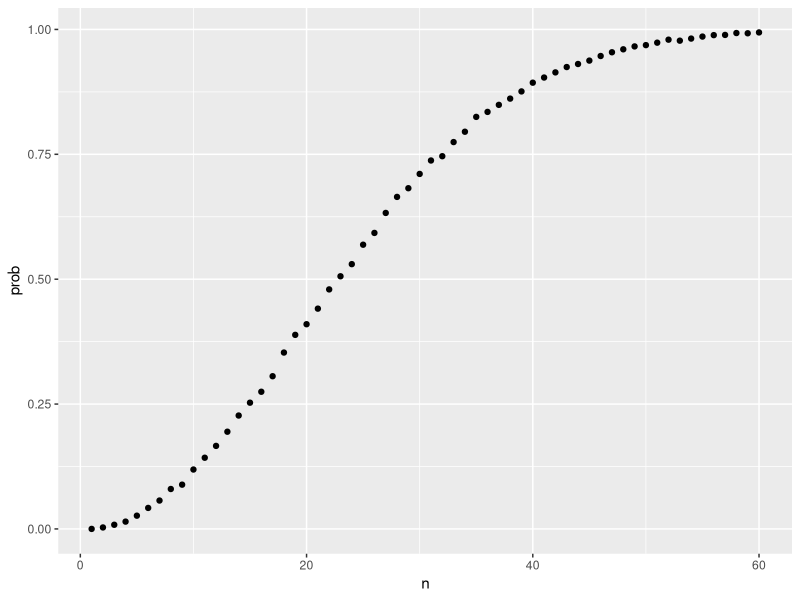
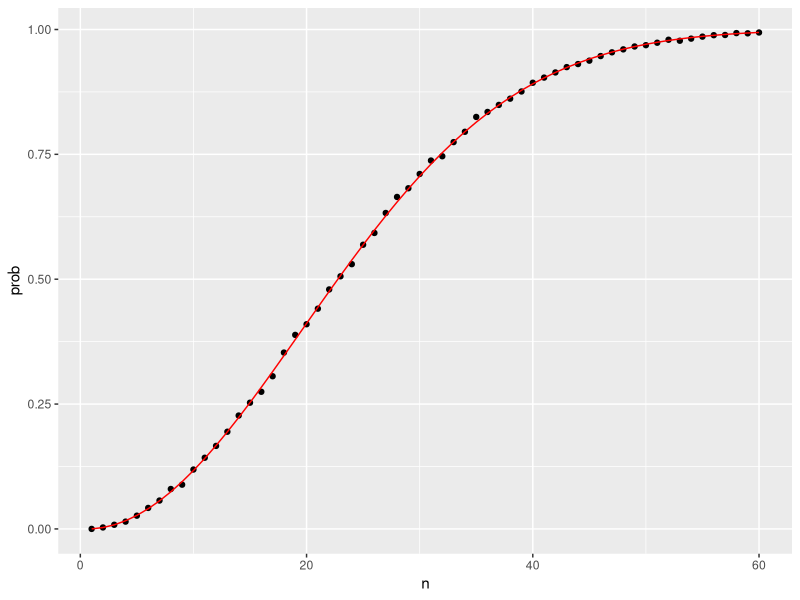
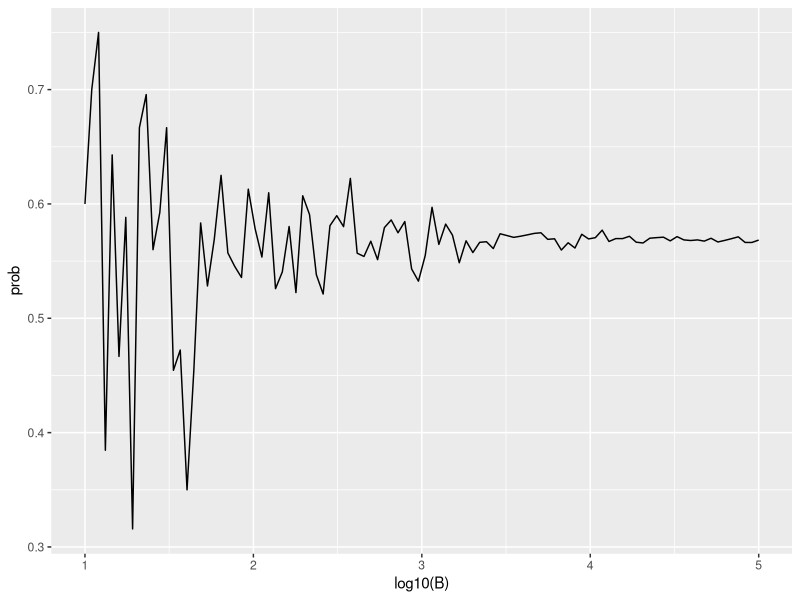
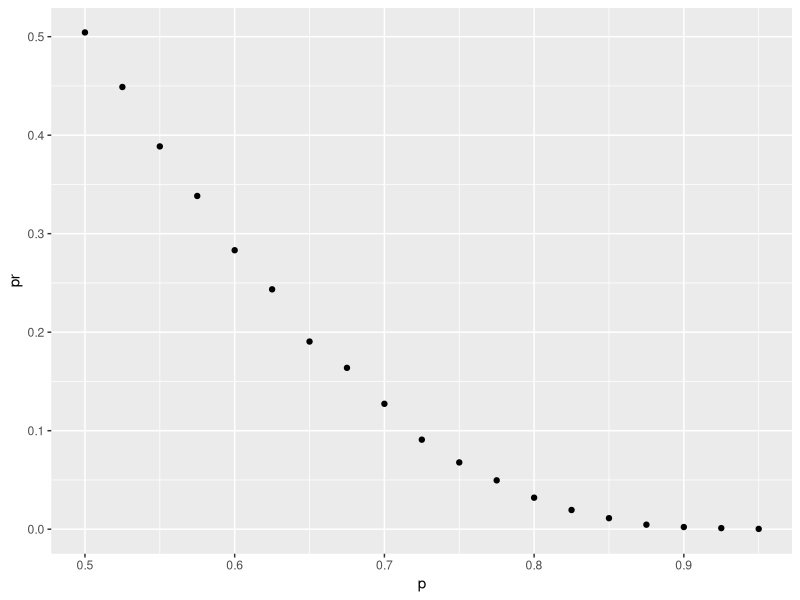
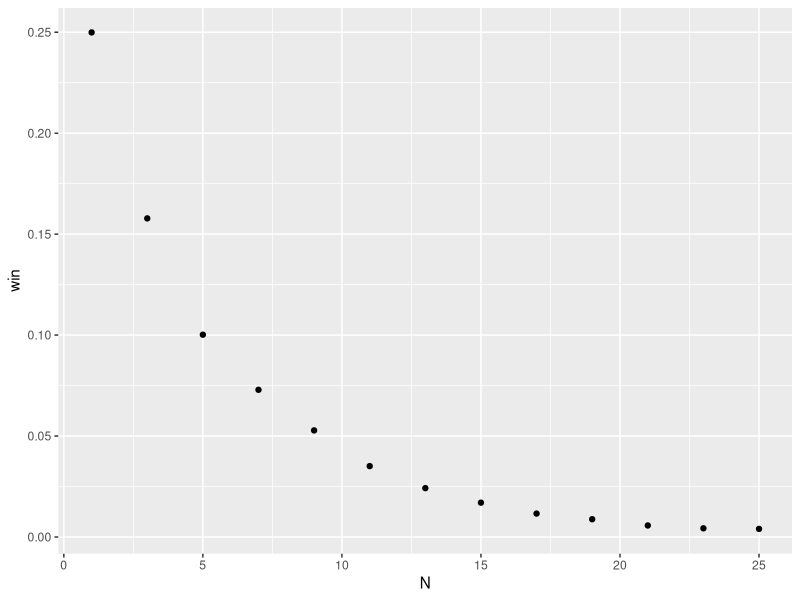
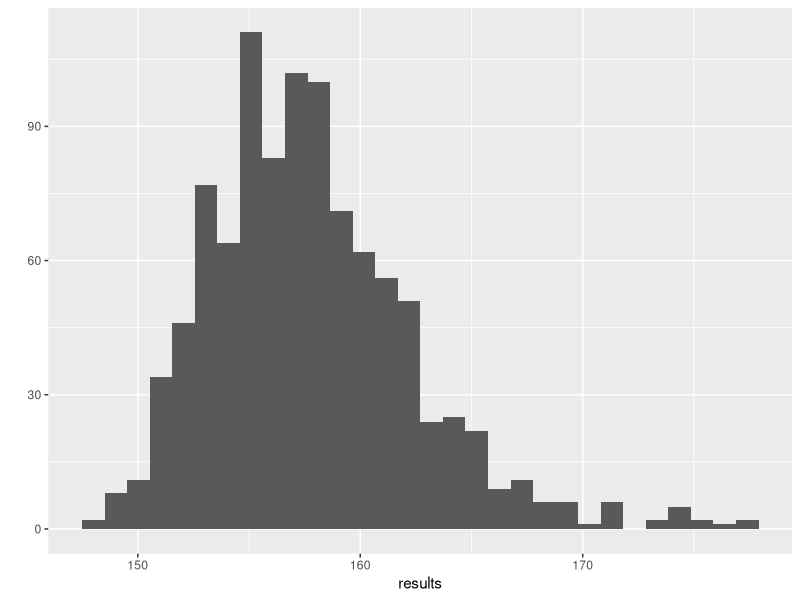

The R source for these figures, in order:
## ---- chunk 1
install.packages("tidyverse")
library(tidyverse)
## ---- chunk 2
number <- "Three"
suit <- "Hearts"
paste(number, suit)
## ---- chunk 3
paste(letters[1:5], as.character(1:5))
## ---- chunk 4
expand.grid(pants = c("blue", "black"), shirt = c("white", "grey", "plaid"))
## ---- chunk 5
suits <- c("Diamonds", "Clubs", "Hearts", "Spades")
numbers <- c("Ace", "Deuce", "Three", "Four", "Five", "Six", "Seven", 
             "Eight", "Nine", "Ten", "Jack", "Queen", "King")
deck <- expand.grid(number=numbers, suit=suits)
deck <- paste(deck$number, deck$suit)
## ---- chunk 6
kings <- paste("King", suits)
mean(deck %in% kings)
#> [1] 0.0769
## ---- chunk 7
install.packages("gtools")
library(gtools)
permutations(3, 2)
## ---- chunk 8
all_phone_numbers <- permutations(10, 7, v = 0:9)
n <- nrow(all_phone_numbers)
index <- sample(n, 5)
all_phone_numbers[index,]
## ---- chunk 9
hands <- permutations(52, 2, v = deck)
## ---- chunk 10
first_card <- hands[,1]
second_card <- hands[,2]
## ---- chunk 11
kings <- paste("King", suits)
sum(first_card %in% kings)
## ---- chunk 12
sum(first_card%in%kings & second_card%in%kings) / sum(first_card%in%kings)
## ---- chunk 13
mean(first_card%in%kings & second_card%in%kings) / mean(first_card%in%kings)
## ---- chunk 14
combinations(3,2)
## ---- chunk 15
aces <- paste("Ace", suits)

facecard <- c("King", "Queen", "Jack", "Ten")
facecard <- expand.grid(number = facecard, suit = suits)
facecard <- paste(facecard$number, facecard$suit)

hands <- combinations(52, 2, v = deck)
mean(hands[,1] %in% aces & hands[,2] %in% facecard)
## ---- chunk 16
mean((hands[,1] %in% aces & hands[,2] %in% facecard) |
       (hands[,2] %in% aces & hands[,1] %in% facecard))
## ---- chunk 17
hand <- sample(deck, 2)
hand
## ---- chunk 18
(hands[1] %in% aces & hands[2] %in% facecard) | 
  (hands[2] %in% aces & hands[1] %in% facecard)
## ---- chunk 19
blackjack <- function(){
   hand <- sample(deck, 2)
  (hand[1] %in% aces & hand[2] %in% facecard) | 
    (hand[2] %in% aces & hand[1] %in% facecard)
}
## ---- chunk 20
blackjack()
## ---- chunk 21
B <- 10000
results <- replicate(B, blackjack())
mean(results)
## ---- chunk 22
B <- 10000
monty_hall <- function(strategy){
  doors <- as.character(1:3)
  prize <- sample(c("car", "goat", "goat"))
  prize_door <- doors[prize == "car"]
  my_pick  <- sample(doors, 1)
  show <- sample(doors[!doors %in% c(my_pick, prize_door)],1)
  stick <- my_pick
  stick == prize_door
  switch <- doors[!doors%in%c(my_pick, show)]
  choice <- ifelse(strategy == "stick", stick, switch)
  choice == prize_door
}
stick <- replicate(B, monty_hall("stick"))
mean(stick)
switch <- replicate(B, monty_hall("switch"))
mean(switch)
## ---- chunk 23
n <- 50
bdays <- sample(1:365, n, replace = TRUE)
## ---- chunk 24
duplicated(c(1,2,3,1,4,3,5))
## ---- chunk 25
any(duplicated(bdays))
## ---- chunk 26
B <- 10000
same_birthday <- function(n){
  bdays <- sample(1:365, n, replace=TRUE)
  any(duplicated(bdays))
}
results <- replicate(B, same_birthday(50))
mean(results)
#> [1] 0.969
## ---- chunk 27
compute_prob <- function(n, B=10000){
  results <- replicate(B, same_birthday(n))
  mean(results)
}
## ---- chunk 28
n <- seq(1,60)
prob <- sapply(n, compute_prob)
## ---- chunk 29
library(tidyverse)
prob <- sapply(n, compute_prob)
qplot(n, prob)
## ---- chunk 30
exact_prob <- function(n){
  prob_unique <- seq(365,365-n+1)/365 
  1 - prod( prob_unique)
}
eprob <- sapply(n, exact_prob)
qplot(n, prob) + geom_line(aes(n, eprob), col = "red")
## ---- chunk 31
B <- 10^seq(1, 5, len = 100)
compute_prob <- function(B, n=25){
  same_day <- replicate(B, same_birthday(n))
  mean(same_day)
}
prob <- sapply(B, compute_prob)
qplot(log10(B), prob, geom = "line")
## ---- chunk 32
3/(3+5+7)
## ---- chunk 33
1-0.2
## ---- chunk 34
0.2*(1-(2/14))
## ---- chunk 35
0.2*0.8
## ---- chunk 36
#독립사건이다
7/(3+5+7)
## ---- chunk 37
(5/6)^6
## ---- chunk 38
1-(0.6)^7
## ---- chunk 39
celtic_wins <- sample(c(0,1), 4, replace = TRUE, prob = c(0.6, 0.4))
## ---- chunk 40
B <- 10000
my_function <- function(n){
  celtic_wins <- sample(c(0,1), n, replace = TRUE, prob = c(0.6, 0.4)) 
  sum(celtic_wins)
}
results <- replicate(B, my_function(7))
mean(results > 0)
## ---- chunk 41
a <- 1/2
1 - (a^3 + (a^4)*3 + (a^5)*6 + (a^6)*10)
## ---- chunk 42
my_function2 <- function(n){
  Cavs_win <- sample(c(0,1), n, replace = TRUE, prob = c(0.5, 0.5))
  sum(Cavs_win)
}
results <- replicate(B, my_function2(6))
mean(results >= 4)                    
## ---- chunk 43
prob_win <- function(p){
  B <- 10000
  result <- replicate(B, {
    b_win <- sample(c(1,0), 7, replace = TRUE, prob = c(1-p, p))
    sum(b_win)>=4
  })
  mean(result)
}
## ---- chunk 44
p <- seq(0.5, 0.95, 0.025)
pr <- sapply(p, prob_win)
qplot(x = p, y = pr, data = data.frame(pr))
## ---- chunk 45
prob_win <- function(N, p=0.75){
  B <- 10000
  result <- replicate(B, {
    b_win <- sample(c(1,0), N, replace = TRUE, prob = c(1-p, p))
    sum(b_win)>=(N+1)/2
  })
  mean(result)
}

N <- seq(1, 25, 2)
win <- sapply(N, prob_win)
qplot(x = N, y = win, data = data.frame(win))
## ---- chunk 46
pnorm(5*12, 64, 3)
## ---- chunk 47
1 - pnorm(6*12, 64, 3)
## ---- chunk 48
pnorm(67, 64, 3) - pnorm(61, 64, 3)
## ---- chunk 49
pnorm(67*2.54, 64*2.54, 3*2.54) - pnorm(61*2.54, 64*2.54, 3*2.54)
## ---- chunk 50
pnorm(66, 63, 3) - pnorm(60, 63, 3)
## ---- chunk 51
qnorm(0.99, 69, 3)
## ---- chunk 52
B <- 1000
results <- replicate(B, {rnorm(10000, 100, 15) %>% max()})

qplot(data = data.frame(results), x= results, geom = "histogram")
